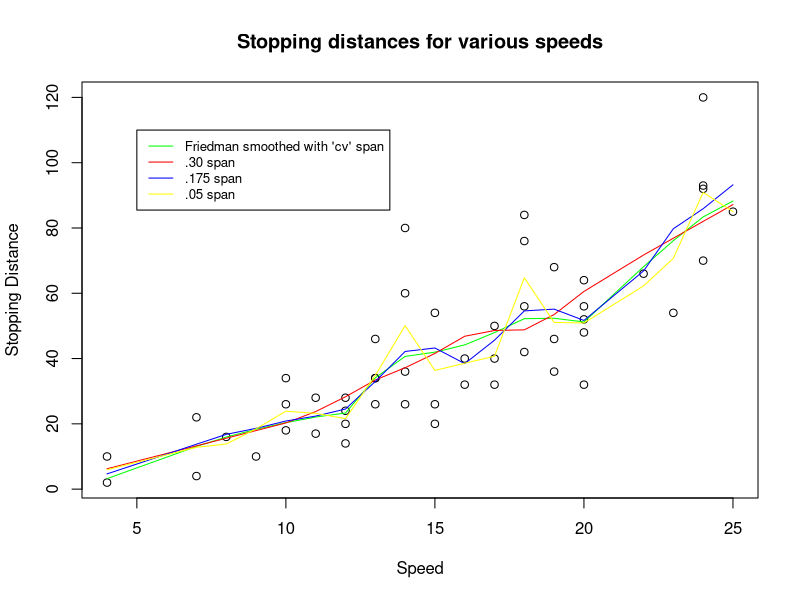

Here is the R script that generated this plot:
## ---- chunk 1
knitr::opts_chunk$set(echo = TRUE)
## ---- chunk 2
library(datasets)
data(cars)
head(cars)
cars.supsmu = supsmu(cars$speed, cars$dist, bass = 0, span = "cv")
cars.supsmu2= supsmu(cars$speed, cars$dist, bass = 0, span = .30)
cars.supsmu3= supsmu(cars$speed, cars$dist, bass = 0, span = .175)
cars.supsmu4= supsmu(cars$speed, cars$dist, bass = 0, span = .05)

plot(x = cars$speed, y = cars$dist,
	main = "Stopping distances for various speeds",
	xlab = "Speed",	ylab = "Stopping Distance")
lines(x = cars.supsmu$x, y = cars.supsmu$y, col = "green")
lines(x = cars.supsmu2$x, y = cars.supsmu2$y, col = "red")
lines(x = cars.supsmu3$x, y = cars.supsmu3$y, col = "blue")
lines(x = cars.supsmu4$x, y = cars.supsmu4$y, col = "yellow")
legend(5, 110, legend=c("Friedman smoothed with 'cv' span", ".30 span", ".175 span",
	".05 span"), col=c("green", "red", "blue", "yellow"), lty=1:1, cex=0.8)
